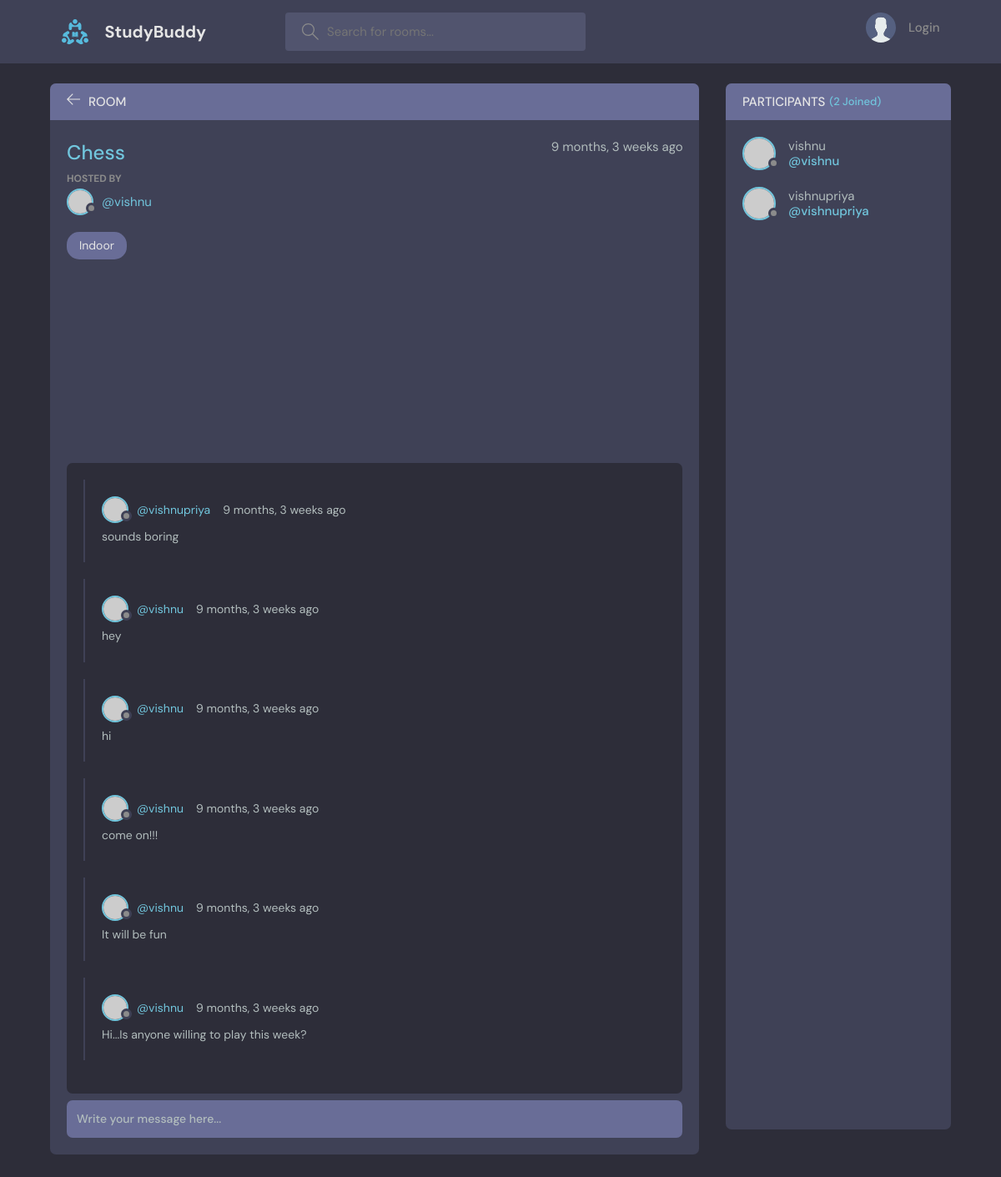
Page /room/2/ on the committed database.
### base/models.py (models this page shows, shortened)
class Room(models.Model):
    host = models.ForeignKey(User, on_delete=models.SET_NULL, null=True)
    topic = models.ForeignKey(Topic, on_delete=models.SET_NULL, null=True)
    name = models.CharField(max_length=200)
    participants = models.ManyToManyField(User,related_name='participants')# model relationship is many to many
    description = models.TextField(null=True, blank=True)
    updated = models.DateTimeField(auto_now=True)
    created = models.DateTimeField(auto_now_add=True)
    class Meta:
        ordering = ['-updated','-created']

class Topic(models.Model):
    name = models.CharField(max_length=200)
    def __str__(self):
        return self.name

class Message(models.Model):
    user = models.ForeignKey(User, on_delete=models.CASCADE)
    room = models.ForeignKey(Room, on_delete=models.CASCADE)
    body = models.TextField()
    updated = models.DateTimeField(auto_now=True)
    created = models.DateTimeField(auto_now_add=True)
    class Meta:
        ordering = ['-updated','-created']

### base/views.py (the view, shortened to what this page needs)
# urls.py: path('room/<str:pk>/', views.room, name="room"), #getting room number as string dynamically from webpage URL
def room(request,pk):
    room = Room.objects.get(id=pk)
    room_messages = room.message_set.all().order_by('-created') #set.all() is used to query the children
    participants = room.participants.all()
    return render(request, 'base/room.html',{'room': room, 'room_messages':room_messages, 'participants':participants})

### base/templates/base/room.html (shortened to what this page needs)
{% extends 'main.html' %}
{% block content %}
    <main class="profile-page layout layout--2">
      <div class="container">
        <div class="room">
          <div class="room__top">
            <div class="room__topLeft">
              <a href="{% url 'home' %}">
                <svg version="1.1" xmlns="http://www.w3.org/2000/svg" width="32" height="32" viewBox="0 0 32 32">
                  <title>arrow-left</title>
                  <path
                    d="M13.723 2.286l-13.723 13.714 13.719 13.714 1.616-1.611-10.96-10.96h27.625v-2.286h-27.625l10.965-10.965-1.616-1.607z"
                  ></path>
                </svg>
              </a>
              <h3>Room</h3>
            </div>
          </div>
          <div class="room__box scroll">
            <div class="room__header scroll">
              <div class="room__info">
                <h3>{{room.name}}</h3>
                <span>{{room.created|timesince}} ago</span>
              </div>
              <div class="room__hosted">
                <p>Hosted By</p>
                <a href="{% url 'user-profile' room.host.id %}" class="room__author">
                  <div class="avatar avatar--small">
                    <img src="https://randomuser.me/api/portraits/men/37.jpg" />
                  </div>
                  <span>@{{room.host.username}}</span>
                </a>
              </div>
              <span class="room__topics">{{room.topic}}</span>
            </div>
            <div class="room__conversation">
              <div class="threads scroll">
                {% for message in room_messages %}
                <div class="thread">
                  <div class="thread__top">
                    <div class="thread__author">
                      <a href="{% url 'user-profile' message.user.id%}" class="thread__authorInfo">
                        <div class="avatar avatar--small">
                          <img src="https://randomuser.me/api/portraits/men/37.jpg" />
                        </div>
                        <span>@{{message.user.username}}</span>
                      </a>
                      <span class="thread__date">{{message.created|timesince}} ago</span>
                    </div>
                  </div>
                  <div class="thread__details">
                    {{message.body}}
                  </div>
                </div>
                {% endfor %}
              </div>
            </div>
          </div>
          <div class="room__message">
            <form action="" method="POST">
            <input name="body" placeholder="Write your message here..." /></form>
          </div>
        </div>
        <div class="participants">
          <h3 class="participants__top">Participants <span>({{participants.count}} Joined)</span></h3>
          <div class="participants__list scroll">
            {% for user in participants %}
            <a href="{% url 'user-profile' user.id %}" class="participant">
              <div class="avatar avatar--medium">
                <img src="https://randomuser.me/api/portraits/men/37.jpg" />
              </div>
              <p>
                {{user.username}}
                <span>@{{user.username}}</span>
              </p>
            </a>
            {% endfor %}
          </div>
        </div>
      </div>
    </main>
{% endblock content %}

### rows in the picture
Room: name "Chess", created "9 months, 3 weeks", host.username "vishnu", topic "Indoor"
Message: user.username "vishnupriya", created "9 months, 3 weeks", body "sounds boring"
Message: user.username "vishnu", created "9 months, 3 weeks", body "hey"
Message: user.username "vishnu", created "9 months, 3 weeks", body "hi"
Message: user.username "vishnu", created "9 months, 3 weeks", body "come on!!!"
Message: user.username "vishnu", created "9 months, 3 weeks", body "It will be fun"
Message: user.username "vishnu", created "9 months, 3 weeks", body "Hi...Is anyone willing to play this week?"

### other values in the picture
{{ participants.count }} "2"
{{ user.username }} "vishnu"
{{ user.username }} "vishnupriya"
